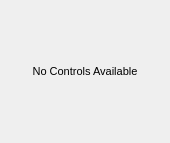
<?xml version="1.0" encoding="UTF-8"?>
<ui version="4.0">
 <class>AccumulateModuleWidget</class>
 <widget class="QWidget" name="AccumulateModuleWidget">
  <property name="geometry">
   <rect>
    <x>0</x>
    <y>0</y>
    <width>170</width>
    <height>143</height>
   </rect>
  </property>
  <property name="sizePolicy">
   <sizepolicy hsizetype="Expanding" vsizetype="Expanding">
    <horstretch>0</horstretch>
    <verstretch>0</verstretch>
   </sizepolicy>
  </property>
  <property name="font">
   <font>
    <pointsize>8</pointsize>
   </font>
  </property>
  <property name="windowTitle">
   <string>Skeleton Controls</string>
  </property>
  <layout class="QVBoxLayout" name="verticalLayout">
   <property name="spacing">
    <number>4</number>
   </property>
   <property name="leftMargin">
    <number>0</number>
   </property>
   <property name="topMargin">
    <number>0</number>
   </property>
   <property name="rightMargin">
    <number>0</number>
   </property>
   <property name="bottomMargin">
    <number>0</number>
   </property>
   <item>
    <widget class="QLabel" name="label">
     <property name="text">
      <string>No Controls Available</string>
     </property>
     <property name="alignment">
      <set>Qt::AlignCenter</set>
     </property>
    </widget>
   </item>
  </layout>
 </widget>
 <resources/>
 <connections/>
</ui>
